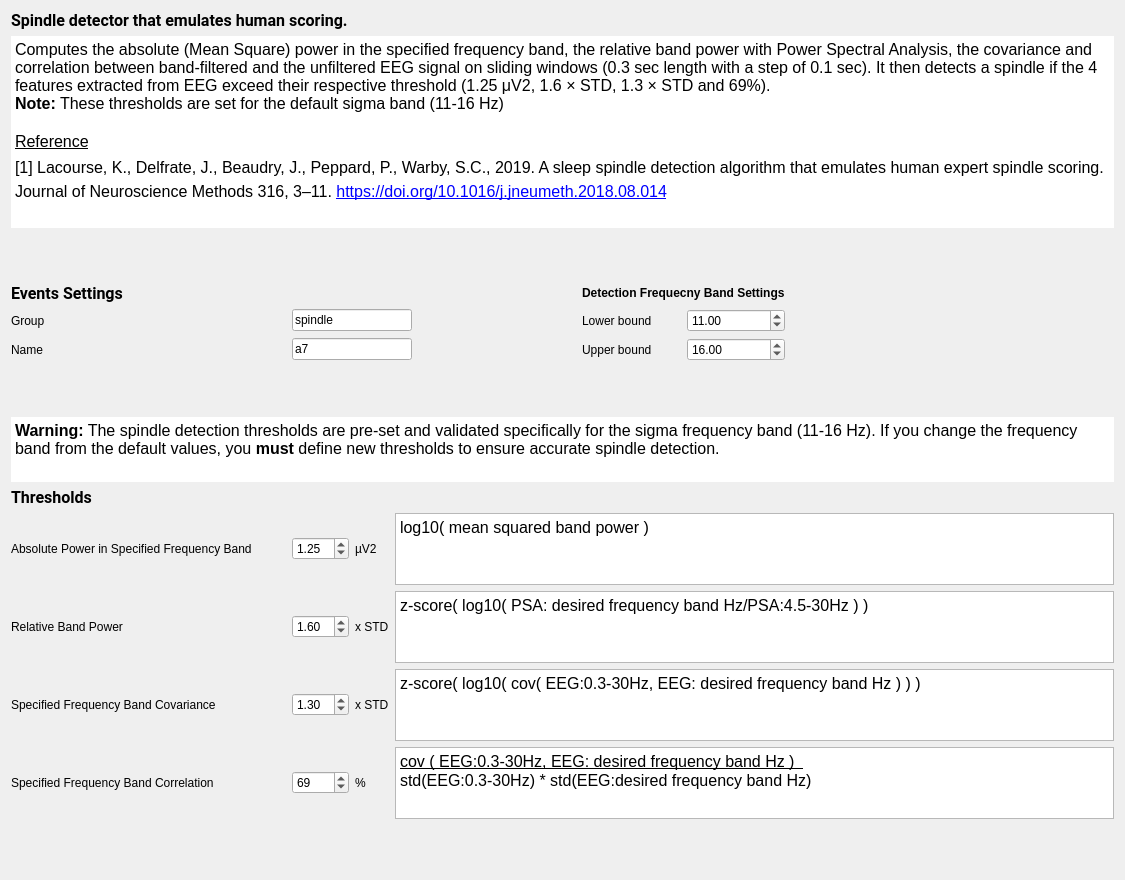
<?xml version="1.0" encoding="UTF-8"?>
<ui version="4.0">
 <class>A7Settings</class>
 <widget class="QWidget" name="A7Settings">
  <property name="geometry">
   <rect>
    <x>0</x>
    <y>0</y>
    <width>1125</width>
    <height>880</height>
   </rect>
  </property>
  <property name="windowTitle">
   <string/>
  </property>
  <property name="styleSheet">
   <string>font: 12pt &quot;Roboto&quot;;</string>
  </property>
  <layout class="QVBoxLayout" name="verticalLayout">
   <item>
    <widget class="QLabel" name="label_6">
     <property name="font">
      <font>
       <family>Roboto</family>
       <pointsize>12</pointsize>
       <italic>false</italic>
       <bold>false</bold>
      </font>
     </property>
     <property name="text">
      <string>&lt;html&gt;&lt;head/&gt;&lt;body&gt;&lt;p&gt;&lt;span style=&quot; font-weight:600;&quot;&gt;Spindle detector that emulates human scoring.&lt;/span&gt;&lt;/p&gt;&lt;/body&gt;&lt;/html&gt;</string>
     </property>
    </widget>
   </item>
   <item>
    <widget class="QTextEdit" name="textEdit">
     <property name="minimumSize">
      <size>
       <width>0</width>
       <height>100</height>
      </size>
     </property>
     <property name="maximumSize">
      <size>
       <width>16777215</width>
       <height>16777215</height>
      </size>
     </property>
     <property name="frameShape">
      <enum>QFrame::Shape::NoFrame</enum>
     </property>
     <property name="lineWidth">
      <number>0</number>
     </property>
     <property name="readOnly">
      <bool>true</bool>
     </property>
     <property name="html">
      <string>&lt;!DOCTYPE HTML PUBLIC &quot;-//W3C//DTD HTML 4.0//EN&quot; &quot;http://www.w3.org/TR/REC-html40/strict.dtd&quot;&gt;
&lt;html&gt;&lt;head&gt;&lt;meta name=&quot;qrichtext&quot; content=&quot;1&quot; /&gt;&lt;meta charset=&quot;utf-8&quot; /&gt;&lt;style type=&quot;text/css&quot;&gt;
p, li { white-space: pre-wrap; }
hr { height: 1px; border-width: 0; }
li.unchecked::marker { content: &quot;\2610&quot;; }
li.checked::marker { content: &quot;\2612&quot;; }
&lt;/style&gt;&lt;/head&gt;&lt;body style=&quot; font-family:'Roboto'; font-size:12pt; font-weight:400; font-style:normal;&quot;&gt;
&lt;p style=&quot; margin-top:0px; margin-bottom:0px; margin-left:0px; margin-right:0px; -qt-block-indent:0; text-indent:0px;&quot;&gt;Computes the absolute (Mean Square) power in the specified frequency band, the relative band power with Power Spectral Analysis, the covariance and correlation between band-filtered and the unfiltered EEG signal on sliding windows (0.3 sec length with a step of 0.1 sec). It then detects a spindle if the 4 features extracted from EEG exceed their respective threshold (1.25 μV2, 1.6 × STD, 1.3 × STD and 69%).&lt;br /&gt;&lt;span style=&quot; font-weight:700;&quot;&gt;Note:&lt;/span&gt; These thresholds are set for the default sigma band (11-16 Hz)&lt;/p&gt;
&lt;p style=&quot;-qt-paragraph-type:empty; margin-top:0px; margin-bottom:0px; margin-left:0px; margin-right:0px; -qt-block-indent:0; text-indent:0px;&quot;&gt;&lt;br /&gt;&lt;/p&gt;
&lt;p style=&quot; margin-top:0px; margin-bottom:0px; margin-left:0px; margin-right:0px; -qt-block-indent:0; text-indent:0px; line-height:135%;&quot;&gt;&lt;span style=&quot; text-decoration: underline;&quot;&gt;Reference&lt;/span&gt;&lt;/p&gt;
&lt;p style=&quot; margin-top:0px; margin-bottom:0px; margin-left:0px; margin-right:0px; -qt-block-indent:0; text-indent:0px; line-height:135%;&quot;&gt;[1] Lacourse, K., Delfrate, J., Beaudry, J., Peppard, P., Warby, S.C., 2019. A sleep spindle detection algorithm that emulates human expert spindle scoring. Journal of Neuroscience Methods 316, 3–11. &lt;a href=&quot;https://doi.org/10.1016/j.jneumeth.2018.08.014&quot;&gt;&lt;span style=&quot; text-decoration: underline; color:#0000ff;&quot;&gt;https://doi.org/10.1016/j.jneumeth.2018.08.014&lt;/span&gt;&lt;/a&gt; &lt;/p&gt;&lt;/body&gt;&lt;/html&gt;</string>
     </property>
    </widget>
   </item>
   <item>
    <spacer name="verticalSpacer_2">
     <property name="orientation">
      <enum>Qt::Orientation::Vertical</enum>
     </property>
     <property name="sizeType">
      <enum>QSizePolicy::Policy::Expanding</enum>
     </property>
     <property name="sizeHint" stdset="0">
      <size>
       <width>20</width>
       <height>35</height>
      </size>
     </property>
    </spacer>
   </item>
   <item>
    <layout class="QGridLayout" name="gridLayout_4">
     <item row="1" column="1">
      <spacer name="horizontalSpacer">
       <property name="orientation">
        <enum>Qt::Orientation::Horizontal</enum>
       </property>
       <property name="sizeHint" stdset="0">
        <size>
         <width>40</width>
         <height>20</height>
        </size>
       </property>
      </spacer>
     </item>
     <item row="0" column="2">
      <widget class="QLabel" name="label_15">
       <property name="text">
        <string>&lt;html&gt;&lt;head/&gt;&lt;body&gt;&lt;p&gt;&lt;span style=&quot; font-weight:700;&quot;&gt;Detection Frequecny Band Settings&lt;/span&gt;&lt;/p&gt;&lt;/body&gt;&lt;/html&gt;</string>
       </property>
      </widget>
     </item>
     <item row="2" column="0">
      <layout class="QHBoxLayout" name="horizontalLayout_3">
       <item>
        <widget class="QLabel" name="label_3">
         <property name="minimumSize">
          <size>
           <width>275</width>
           <height>0</height>
          </size>
         </property>
         <property name="maximumSize">
          <size>
           <width>16777215</width>
           <height>16777215</height>
          </size>
         </property>
         <property name="text">
          <string>Name</string>
         </property>
        </widget>
       </item>
       <item>
        <widget class="QLineEdit" name="name_lineEdit">
         <property name="minimumSize">
          <size>
           <width>120</width>
           <height>0</height>
          </size>
         </property>
         <property name="maximumSize">
          <size>
           <width>120</width>
           <height>16777215</height>
          </size>
         </property>
         <property name="toolTip">
          <string>Define the name of the spindle events.</string>
         </property>
         <property name="text">
          <string>a7</string>
         </property>
        </widget>
       </item>
      </layout>
     </item>
     <item row="1" column="4">
      <spacer name="horizontalSpacer_4">
       <property name="orientation">
        <enum>Qt::Orientation::Horizontal</enum>
       </property>
       <property name="sizeHint" stdset="0">
        <size>
         <width>40</width>
         <height>20</height>
        </size>
       </property>
      </spacer>
     </item>
     <item row="0" column="0">
      <widget class="QLabel" name="label">
       <property name="font">
        <font>
         <family>Roboto</family>
         <pointsize>12</pointsize>
         <italic>false</italic>
         <bold>false</bold>
        </font>
       </property>
       <property name="text">
        <string>&lt;html&gt;&lt;head/&gt;&lt;body&gt;&lt;p&gt;&lt;span style=&quot; font-weight:600;&quot;&gt;Events Settings&lt;/span&gt;&lt;/p&gt;&lt;/body&gt;&lt;/html&gt;</string>
       </property>
      </widget>
     </item>
     <item row="1" column="0">
      <layout class="QHBoxLayout" name="horizontalLayout">
       <item>
        <widget class="QLabel" name="label_2">
         <property name="sizePolicy">
          <sizepolicy hsizetype="Preferred" vsizetype="Preferred">
           <horstretch>0</horstretch>
           <verstretch>0</verstretch>
          </sizepolicy>
         </property>
         <property name="minimumSize">
          <size>
           <width>275</width>
           <height>0</height>
          </size>
         </property>
         <property name="maximumSize">
          <size>
           <width>16777215</width>
           <height>16777215</height>
          </size>
         </property>
         <property name="text">
          <string>Group</string>
         </property>
        </widget>
       </item>
       <item>
        <widget class="QLineEdit" name="group_lineEdit">
         <property name="minimumSize">
          <size>
           <width>120</width>
           <height>0</height>
          </size>
         </property>
         <property name="maximumSize">
          <size>
           <width>120</width>
           <height>16777215</height>
          </size>
         </property>
         <property name="toolTip">
          <string>Define in which group the spindles will be added.</string>
         </property>
         <property name="text">
          <string>spindle</string>
         </property>
        </widget>
       </item>
      </layout>
     </item>
     <item row="1" column="2">
      <layout class="QHBoxLayout" name="horizontalLayout_4">
       <item>
        <widget class="QLabel" name="label_14">
         <property name="text">
          <string>Lower bound</string>
         </property>
        </widget>
       </item>
       <item>
        <widget class="QDoubleSpinBox" name="doubleSpinBox_Lower_Bound">
         <property name="singleStep">
          <double>0.100000000000000</double>
         </property>
         <property name="stepType">
          <enum>QAbstractSpinBox::StepType::DefaultStepType</enum>
         </property>
         <property name="value">
          <double>11.000000000000000</double>
         </property>
        </widget>
       </item>
      </layout>
     </item>
     <item row="2" column="2">
      <layout class="QHBoxLayout" name="horizontalLayout_5">
       <item>
        <widget class="QLabel" name="label_16">
         <property name="text">
          <string>Upper bound</string>
         </property>
        </widget>
       </item>
       <item>
        <widget class="QDoubleSpinBox" name="doubleSpinBox_Upper_Bound">
         <property name="singleStep">
          <double>0.100000000000000</double>
         </property>
         <property name="value">
          <double>16.000000000000000</double>
         </property>
        </widget>
       </item>
      </layout>
     </item>
     <item row="1" column="3">
      <spacer name="horizontalSpacer_3">
       <property name="orientation">
        <enum>Qt::Orientation::Horizontal</enum>
       </property>
       <property name="sizeHint" stdset="0">
        <size>
         <width>40</width>
         <height>20</height>
        </size>
       </property>
      </spacer>
     </item>
    </layout>
   </item>
   <item>
    <spacer name="verticalSpacer_3">
     <property name="orientation">
      <enum>Qt::Orientation::Vertical</enum>
     </property>
     <property name="sizeType">
      <enum>QSizePolicy::Policy::Expanding</enum>
     </property>
     <property name="sizeHint" stdset="0">
      <size>
       <width>20</width>
       <height>34</height>
      </size>
     </property>
    </spacer>
   </item>
   <item>
    <widget class="QTextEdit" name="textEdit_6">
     <property name="maximumSize">
      <size>
       <width>16777215</width>
       <height>65</height>
      </size>
     </property>
     <property name="frameShape">
      <enum>QFrame::Shape::NoFrame</enum>
     </property>
     <property name="frameShadow">
      <enum>QFrame::Shadow::Plain</enum>
     </property>
     <property name="readOnly">
      <bool>true</bool>
     </property>
     <property name="html">
      <string>&lt;!DOCTYPE HTML PUBLIC &quot;-//W3C//DTD HTML 4.0//EN&quot; &quot;http://www.w3.org/TR/REC-html40/strict.dtd&quot;&gt;
&lt;html&gt;&lt;head&gt;&lt;meta name=&quot;qrichtext&quot; content=&quot;1&quot; /&gt;&lt;meta charset=&quot;utf-8&quot; /&gt;&lt;style type=&quot;text/css&quot;&gt;
p, li { white-space: pre-wrap; }
hr { height: 1px; border-width: 0; }
li.unchecked::marker { content: &quot;\2610&quot;; }
li.checked::marker { content: &quot;\2612&quot;; }
&lt;/style&gt;&lt;/head&gt;&lt;body style=&quot; font-family:'Roboto'; font-size:12pt; font-weight:400; font-style:normal;&quot;&gt;
&lt;p style=&quot; margin-top:0px; margin-bottom:0px; margin-left:0px; margin-right:0px; -qt-block-indent:0; text-indent:0px;&quot;&gt;&lt;span style=&quot; font-weight:700;&quot;&gt;Warning:&lt;/span&gt; The spindle detection thresholds are pre-set and validated specifically for the sigma frequency band (11-16 Hz). If you change the frequency band from the default values, you &lt;span style=&quot; font-weight:700;&quot;&gt;must&lt;/span&gt; define new thresholds to ensure accurate spindle detection.&lt;/p&gt;&lt;/body&gt;&lt;/html&gt;</string>
     </property>
    </widget>
   </item>
   <item>
    <widget class="QLabel" name="label_5">
     <property name="font">
      <font>
       <family>Roboto</family>
       <pointsize>12</pointsize>
       <italic>false</italic>
       <bold>false</bold>
      </font>
     </property>
     <property name="text">
      <string>&lt;html&gt;&lt;head/&gt;&lt;body&gt;&lt;p&gt;&lt;span style=&quot; font-weight:600;&quot;&gt;Thresholds&lt;/span&gt;&lt;/p&gt;&lt;/body&gt;&lt;/html&gt;</string>
     </property>
    </widget>
   </item>
   <item>
    <layout class="QHBoxLayout" name="horizontalLayout_2">
     <item>
      <layout class="QGridLayout" name="gridLayout">
       <item row="1" column="1">
        <widget class="QDoubleSpinBox" name="doubleSpinBox_relSigma">
         <property name="maximum">
          <double>30.000000000000000</double>
         </property>
         <property name="singleStep">
          <double>0.100000000000000</double>
         </property>
         <property name="value">
          <double>1.600000000000000</double>
         </property>
        </widget>
       </item>
       <item row="2" column="0">
        <widget class="QLabel" name="label_8">
         <property name="text">
          <string>Specified Frequency Band Covariance</string>
         </property>
        </widget>
       </item>
       <item row="1" column="2">
        <widget class="QLabel" name="label_11">
         <property name="text">
          <string>x STD</string>
         </property>
        </widget>
       </item>
       <item row="1" column="0">
        <widget class="QLabel" name="label_7">
         <property name="minimumSize">
          <size>
           <width>230</width>
           <height>0</height>
          </size>
         </property>
         <property name="maximumSize">
          <size>
           <width>16777215</width>
           <height>16777215</height>
          </size>
         </property>
         <property name="text">
          <string>Relative Band Power</string>
         </property>
        </widget>
       </item>
       <item row="3" column="0">
        <widget class="QLabel" name="label_9">
         <property name="text">
          <string>Specified Frequency Band Correlation</string>
         </property>
        </widget>
       </item>
       <item row="2" column="1">
        <widget class="QDoubleSpinBox" name="doubleSpinBox_sigmaCov">
         <property name="maximum">
          <double>30.000000000000000</double>
         </property>
         <property name="singleStep">
          <double>0.100000000000000</double>
         </property>
         <property name="value">
          <double>1.300000000000000</double>
         </property>
        </widget>
       </item>
       <item row="3" column="2">
        <widget class="QLabel" name="label_13">
         <property name="text">
          <string>%</string>
         </property>
        </widget>
       </item>
       <item row="0" column="2">
        <widget class="QLabel" name="label_10">
         <property name="text">
          <string>µV2</string>
         </property>
        </widget>
       </item>
       <item row="0" column="1">
        <widget class="QDoubleSpinBox" name="doubleSpinBox_absSigma">
         <property name="singleStep">
          <double>0.250000000000000</double>
         </property>
         <property name="value">
          <double>1.250000000000000</double>
         </property>
        </widget>
       </item>
       <item row="0" column="0">
        <widget class="QLabel" name="label_4">
         <property name="minimumSize">
          <size>
           <width>275</width>
           <height>0</height>
          </size>
         </property>
         <property name="text">
          <string>Absolute Power in Specified Frequency Band</string>
         </property>
        </widget>
       </item>
       <item row="2" column="2">
        <widget class="QLabel" name="label_12">
         <property name="text">
          <string>x STD</string>
         </property>
        </widget>
       </item>
       <item row="3" column="1">
        <widget class="QDoubleSpinBox" name="doubleSpinBox_sigmaCor">
         <property name="decimals">
          <number>0</number>
         </property>
         <property name="value">
          <double>69.000000000000000</double>
         </property>
        </widget>
       </item>
       <item row="0" column="3">
        <widget class="QTextEdit" name="textEdit_2">
         <property name="minimumSize">
          <size>
           <width>400</width>
           <height>0</height>
          </size>
         </property>
         <property name="sizeAdjustPolicy">
          <enum>QAbstractScrollArea::SizeAdjustPolicy::AdjustToContents</enum>
         </property>
         <property name="readOnly">
          <bool>true</bool>
         </property>
         <property name="html">
          <string>&lt;!DOCTYPE HTML PUBLIC &quot;-//W3C//DTD HTML 4.0//EN&quot; &quot;http://www.w3.org/TR/REC-html40/strict.dtd&quot;&gt;
&lt;html&gt;&lt;head&gt;&lt;meta name=&quot;qrichtext&quot; content=&quot;1&quot; /&gt;&lt;meta charset=&quot;utf-8&quot; /&gt;&lt;style type=&quot;text/css&quot;&gt;
p, li { white-space: pre-wrap; }
hr { height: 1px; border-width: 0; }
li.unchecked::marker { content: &quot;\2610&quot;; }
li.checked::marker { content: &quot;\2612&quot;; }
&lt;/style&gt;&lt;/head&gt;&lt;body style=&quot; font-family:'Roboto'; font-size:12pt; font-weight:400; font-style:normal;&quot;&gt;
&lt;p style=&quot; margin-top:0px; margin-bottom:0px; margin-left:0px; margin-right:0px; -qt-block-indent:0; text-indent:0px;&quot;&gt;log10( mean squared band power )&lt;/p&gt;&lt;/body&gt;&lt;/html&gt;</string>
         </property>
        </widget>
       </item>
       <item row="1" column="3">
        <widget class="QTextEdit" name="textEdit_5">
         <property name="minimumSize">
          <size>
           <width>400</width>
           <height>0</height>
          </size>
         </property>
         <property name="sizeAdjustPolicy">
          <enum>QAbstractScrollArea::SizeAdjustPolicy::AdjustToContents</enum>
         </property>
         <property name="readOnly">
          <bool>true</bool>
         </property>
         <property name="html">
          <string>&lt;!DOCTYPE HTML PUBLIC &quot;-//W3C//DTD HTML 4.0//EN&quot; &quot;http://www.w3.org/TR/REC-html40/strict.dtd&quot;&gt;
&lt;html&gt;&lt;head&gt;&lt;meta name=&quot;qrichtext&quot; content=&quot;1&quot; /&gt;&lt;meta charset=&quot;utf-8&quot; /&gt;&lt;style type=&quot;text/css&quot;&gt;
p, li { white-space: pre-wrap; }
hr { height: 1px; border-width: 0; }
li.unchecked::marker { content: &quot;\2610&quot;; }
li.checked::marker { content: &quot;\2612&quot;; }
&lt;/style&gt;&lt;/head&gt;&lt;body style=&quot; font-family:'Roboto'; font-size:12pt; font-weight:400; font-style:normal;&quot;&gt;
&lt;p style=&quot; margin-top:0px; margin-bottom:0px; margin-left:0px; margin-right:0px; -qt-block-indent:0; text-indent:0px;&quot;&gt;z-score( log10( PSA: desired frequency band Hz/PSA:4.5-30Hz ) )&lt;/p&gt;&lt;/body&gt;&lt;/html&gt;</string>
         </property>
        </widget>
       </item>
       <item row="2" column="3">
        <widget class="QTextEdit" name="textEdit_3">
         <property name="minimumSize">
          <size>
           <width>400</width>
           <height>0</height>
          </size>
         </property>
         <property name="sizeAdjustPolicy">
          <enum>QAbstractScrollArea::SizeAdjustPolicy::AdjustToContents</enum>
         </property>
         <property name="readOnly">
          <bool>true</bool>
         </property>
         <property name="html">
          <string>&lt;!DOCTYPE HTML PUBLIC &quot;-//W3C//DTD HTML 4.0//EN&quot; &quot;http://www.w3.org/TR/REC-html40/strict.dtd&quot;&gt;
&lt;html&gt;&lt;head&gt;&lt;meta name=&quot;qrichtext&quot; content=&quot;1&quot; /&gt;&lt;meta charset=&quot;utf-8&quot; /&gt;&lt;style type=&quot;text/css&quot;&gt;
p, li { white-space: pre-wrap; }
hr { height: 1px; border-width: 0; }
li.unchecked::marker { content: &quot;\2610&quot;; }
li.checked::marker { content: &quot;\2612&quot;; }
&lt;/style&gt;&lt;/head&gt;&lt;body style=&quot; font-family:'Roboto'; font-size:12pt; font-weight:400; font-style:normal;&quot;&gt;
&lt;p style=&quot; margin-top:0px; margin-bottom:0px; margin-left:0px; margin-right:0px; -qt-block-indent:0; text-indent:0px;&quot;&gt;z-score( log10( cov( EEG:0.3-30Hz, EEG: desired frequency band Hz ) ) )&lt;/p&gt;&lt;/body&gt;&lt;/html&gt;</string>
         </property>
        </widget>
       </item>
       <item row="3" column="3">
        <widget class="QTextEdit" name="textEdit_4">
         <property name="minimumSize">
          <size>
           <width>400</width>
           <height>0</height>
          </size>
         </property>
         <property name="sizeAdjustPolicy">
          <enum>QAbstractScrollArea::SizeAdjustPolicy::AdjustToContents</enum>
         </property>
         <property name="readOnly">
          <bool>true</bool>
         </property>
         <property name="html">
          <string>&lt;!DOCTYPE HTML PUBLIC &quot;-//W3C//DTD HTML 4.0//EN&quot; &quot;http://www.w3.org/TR/REC-html40/strict.dtd&quot;&gt;
&lt;html&gt;&lt;head&gt;&lt;meta name=&quot;qrichtext&quot; content=&quot;1&quot; /&gt;&lt;meta charset=&quot;utf-8&quot; /&gt;&lt;style type=&quot;text/css&quot;&gt;
p, li { white-space: pre-wrap; }
hr { height: 1px; border-width: 0; }
li.unchecked::marker { content: &quot;\2610&quot;; }
li.checked::marker { content: &quot;\2612&quot;; }
&lt;/style&gt;&lt;/head&gt;&lt;body style=&quot; font-family:'Roboto'; font-size:12pt; font-weight:400; font-style:normal;&quot;&gt;
&lt;p style=&quot; margin-top:0px; margin-bottom:0px; margin-left:0px; margin-right:0px; -qt-block-indent:0; text-indent:0px;&quot;&gt;&lt;span style=&quot; text-decoration: underline;&quot;&gt;cov ( EEG:0.3-30Hz, EEG: desired frequency band Hz )  &lt;/span&gt;&lt;/p&gt;
&lt;p style=&quot; margin-top:0px; margin-bottom:0px; margin-left:0px; margin-right:0px; -qt-block-indent:0; text-indent:0px;&quot;&gt;std(EEG:0.3-30Hz) * std(EEG:desired frequency band Hz)&lt;/p&gt;&lt;/body&gt;&lt;/html&gt;</string>
         </property>
        </widget>
       </item>
      </layout>
     </item>
    </layout>
   </item>
   <item>
    <spacer name="verticalSpacer">
     <property name="orientation">
      <enum>Qt::Orientation::Vertical</enum>
     </property>
     <property name="sizeType">
      <enum>QSizePolicy::Policy::Expanding</enum>
     </property>
     <property name="sizeHint" stdset="0">
      <size>
       <width>20</width>
       <height>34</height>
      </size>
     </property>
    </spacer>
   </item>
  </layout>
 </widget>
 <resources>
  <include location="../../../../../snooz-toolbox/src/main/python/ui/themes/themes.qrc"/>
 </resources>
 <connections/>
 <slots>
  <slot>thresh_per_cycle_slot()</slot>
 </slots>
</ui>
